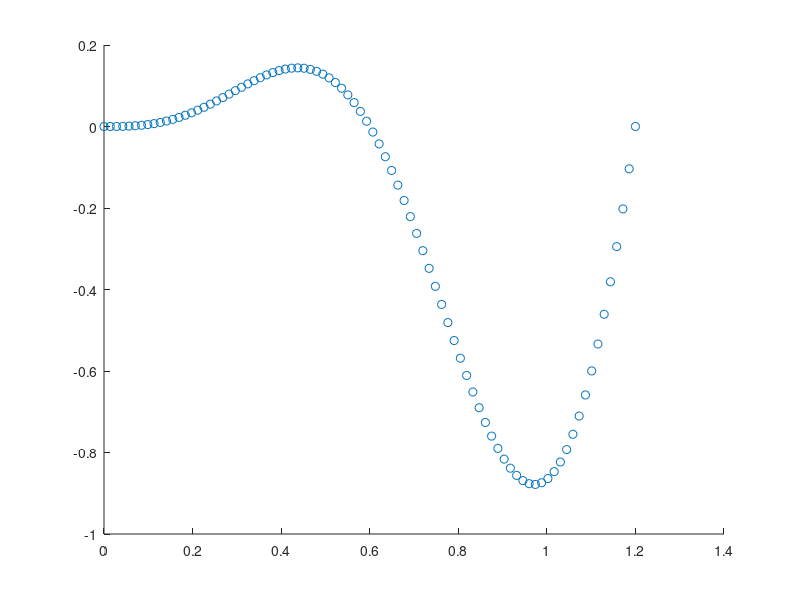

Reproduce this figure in MATLAB. (Note: this script raises an error after producing the figure.)
x = linspace(0, 1.2, 86);
f = @(x) sin(2*pi*x/1.2).*x.^2;
df = @(x) 2*x.*sin((5*pi*x)/3) + (5*pi*x.^2.*cos((5*pi*x)/3))/3;
ddf = @(x) 2*sin((5*pi*x)/3) - (25*pi^2*x.^2.*sin((5*pi*x)/3))/9 + (20*pi*x.*cos((5*pi*x)/3))/3;
dddf = @(x) 10*pi*cos((5*pi*x)/3) - (50*pi^2*x.*sin((5*pi*x)/3))/3 - (125*pi^3*x.^2.*cos((5*pi*x)/3))/27;

fx = f(x);
dfx = df(x);
d2fx = ddf(x);
d3fx = dddf(x);
scatter(x,fx)

%%


b = ChebyshevPolyFit(12,x,fx);
b.find_coefficients
% b.plot_data_and_fit
fitC = b.fitPoly;
scatter(x,d3fx)
hold on;
fitC.plot_deriv(x,3)
hold off;